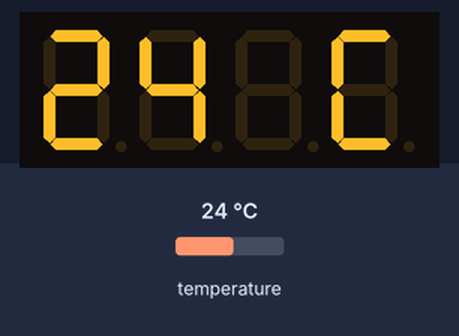
Bench run of a sketch on a simulated Arduino Uno, built with avr-gcc and run on an emulated ATmega328P. Parts: 4-digit seven-segment display. Inputs (shaded band) come from the test bench; at power-on: temperature 24 °C.

Above: at 1.8 s.
1.9 s: temperature set to 12 °C
At 3.1 s:
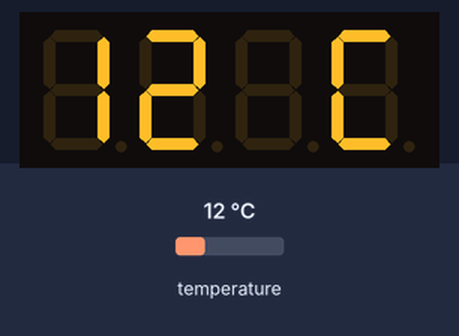
3.5 s: temperature set to 19 °C
At 5.1 s:
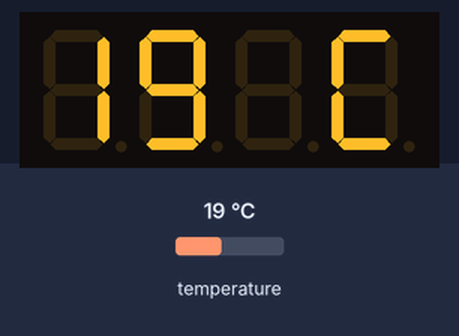
5.6 s: temperature set to 28 °C
At 7.1 s:
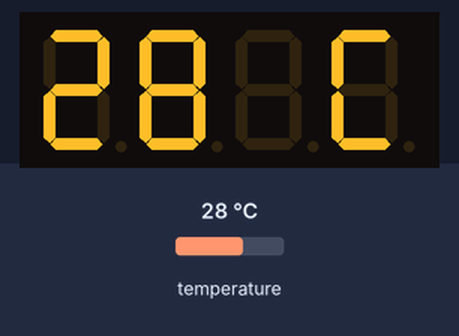
Timing chart, 0 to 8.6 s (numbered marks = the images above; inputs shaded):
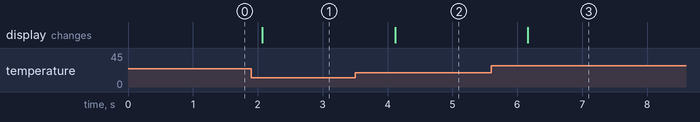

The sketch:

TM1637_temp.ino
```cpp
#include <Arduino.h>
#include <TM1637Display.h>
#include <Adafruit_Sensor.h>
#include <DHT.h>
#include <DHT_U.h>

// DHT DATA pin
#define DHTPIN 2
// 4-digit Module pins
#define CLK 3
#define DIO 4

// The amount of time (in milliseconds) in loop
#define TEST_DELAY   1000

// array to hold characters to display
uint8_t DISP[] = {
  0,   // blank
  0,   // blank
  0,   // blank
  SEG_A | SEG_D | SEG_E | SEG_F                    // C for Celsius
  };

#define DHTTYPE    DHT11     // DHT 11

//initiate objects
DHT_Unified dht(DHTPIN, DHTTYPE);
TM1637Display display(CLK, DIO);

//variable for holding temperature
int temp;

void setup()
{
  //initialize DHT
  dht.begin();
  sensor_t sensor;
  dht.temperature().getSensor(&sensor);
}

void loop()
{
  display.setBrightness(0x0f);       //seven segment brightness
  sensors_event_t event;
  dht.temperature().getEvent(&event); //read temperature
  temp = event.temperature;
  //Routine for displaying temperature on the display
  int tens = temp / 10;
  int ones = temp - tens*10;
  DISP[0] = display.encodeDigit(tens);
  DISP[1] = display.encodeDigit(ones);
  display.setSegments(DISP);
  //Delay between reads
  delay(TEST_DELAY);

}
```

Measured:
- after the input at 1.9 s, the display: changes after 0.17 s (image 1)
- after the input at 3.5 s, the display: changes after 0.62 s (image 2)
- after the input at 5.6 s, the display: changes after 0.56 s (image 3)
